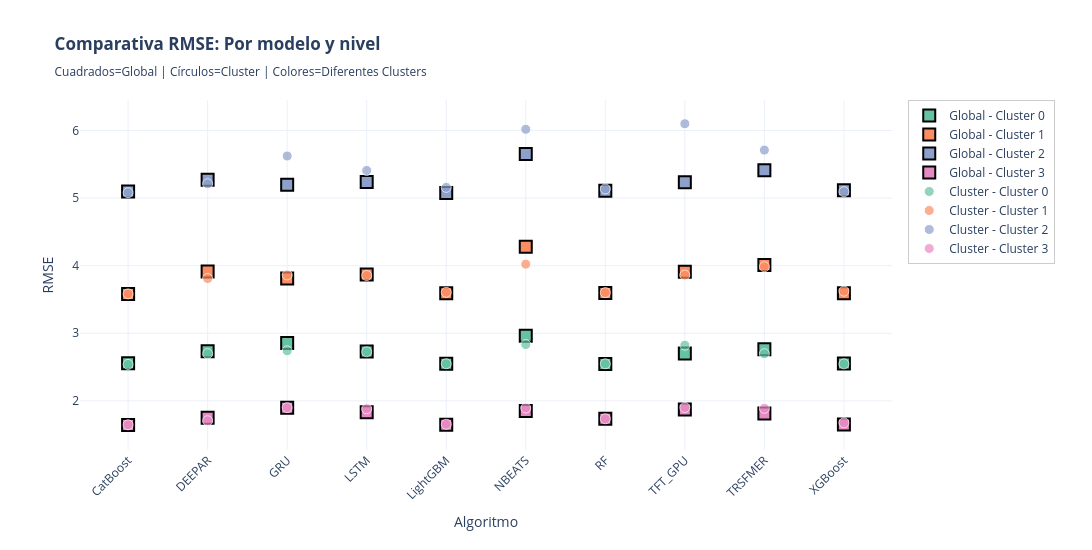

This figure's notebook cell:
### Code cell
# ============================================================================
# GRÁFICO SCATTER: MÉTRICA vs ALGORITMOS - GLOBAL vs CLUSTER (por cluster)
# ============================================================================

print("\n" + "="*100)
print("📊 GRÁFICO SCATTER: MÉTRICA vs ALGORITMOS - GLOBAL vs CLUSTER (NIVEL CLUSTER)")
print("="*100)

import plotly.graph_objects as go
import plotly.express as px

# PARÁMETRO: Métrica a visualizar
METRICA_COMPARACION_NIVEL = 'RMSE'

# 1. Obtener datos GLOBAL (NDetalle == 'Global', Cluster NOT NULL, Producto IS NULL)
df_global_cluster_data = df_resultados_consolidados[
    (df_resultados_consolidados['NDetalle'] == 'Global') &
    (df_resultados_consolidados['Cluster'].notna()) &
    (df_resultados_consolidados['Producto'].isna())
].copy()

# Filtrar algoritmos a excluir
df_global_cluster_data = df_global_cluster_data[~df_global_cluster_data['Algoritmo'].isin(['NAIVE', 'MEDIA7'])].copy()

# 2. Obtener datos CLUSTER (NDetalle == 'Cluster', Cluster NOT NULL, Producto IS NULL)
df_cluster_cluster_data = df_resultados_consolidados[
    (df_resultados_consolidados['NDetalle'] == 'Cluster') &
    (df_resultados_consolidados['Cluster'].notna()) &
    (df_resultados_consolidados['Producto'].isna())
].copy()

# Filtrar algoritmos a excluir
df_cluster_cluster_data = df_cluster_cluster_data[~df_cluster_cluster_data['Algoritmo'].isin(['NAIVE', 'MEDIA7'])].copy()

if df_global_cluster_data.empty and df_cluster_cluster_data.empty:
    print("⚠️ No hay datos disponibles para la comparación")
else:
    # Crear figura
    fig_global_vs_cluster = go.Figure()
    
    # Colores para los clusters
    colores_clusters = px.colors.qualitative.Set2
    
    # Obtener clusters únicos
    clusters_unicos = sorted(pd.concat([
        df_global_cluster_data['Cluster'],
        df_cluster_cluster_data['Cluster']
    ]).unique())
    
    # Mapeo de colores para cada cluster
    color_map_global_cluster = {cluster: colores_clusters[idx % len(colores_clusters)] 
                                for idx, cluster in enumerate(clusters_unicos)}
    
    # Obtener algoritmos únicos
    algoritmos = sorted(pd.concat([
        df_global_cluster_data['Algoritmo'],
        df_cluster_cluster_data['Algoritmo']
    ]).unique())
    
    # ==================== AGREGAR PUNTOS GLOBAL (cuadrados) ====================
    if not df_global_cluster_data.empty:
        for cluster in clusters_unicos:
            df_global_filtered = df_global_cluster_data[df_global_cluster_data['Cluster'] == cluster]
            
            if not df_global_filtered.empty:
                fig_global_vs_cluster.add_trace(
                    go.Scatter(
                        x=df_global_filtered['Algoritmo'],
                        y=df_global_filtered[METRICA_COMPARACION_NIVEL],
                        mode='markers',
                        name=f'Global - Cluster {int(cluster)}',
                        marker=dict(
                            size=12,
                            color=color_map_global_cluster[cluster],
                            symbol='square',
                            opacity=1,
                            line=dict(color='black', width=2)
                        ),
                        hovertemplate=f'<b>Global</b><br>Cluster {int(cluster)}<br>%{{x}}<br>{METRICA_COMPARACION_NIVEL}: %{{y:.4f}}<extra></extra>'
                    )
                )
    
    # ==================== AGREGAR PUNTOS CLUSTER (círculos) ====================
    if not df_cluster_cluster_data.empty:
        for cluster in clusters_unicos:
            df_cluster_filtered = df_cluster_cluster_data[df_cluster_cluster_data['Cluster'] == cluster]
            
            if not df_cluster_filtered.empty:
                fig_global_vs_cluster.add_trace(
                    go.Scatter(
                        x=df_cluster_filtered['Algoritmo'],
                        y=df_cluster_filtered[METRICA_COMPARACION_NIVEL],
                        mode='markers',
                        name=f'Cluster - Cluster {int(cluster)}',
                        marker=dict(
                            size=10,
                            color=color_map_global_cluster[cluster],
                            symbol='circle',
                            opacity=0.7,
                            line=dict(color='white', width=1)
                        ),
                        hovertemplate=f'<b>Cluster</b><br>Cluster {int(cluster)}<br>%{{x}}<br>{METRICA_COMPARACION_NIVEL}: %{{y:.4f}}<extra></extra>'
                    )
                )
    
    # Configurar layout
    fig_global_vs_cluster.update_layout(
        title=f'<b>Comparativa {METRICA_COMPARACION_NIVEL}: Por modelo y nivel</b><br><sub>Cuadrados=Global | Círculos=Cluster | Colores=Diferentes Clusters</sub>',
        xaxis_title='Algoritmo',
        yaxis_title=f'{METRICA_COMPARACION_NIVEL}',
        height=550,
        width=1100,
        template='plotly_white',
        hovermode='closest',
        legend=dict(
            orientation='v',
            yanchor='top',
            y=1,
            xanchor='left',
            x=1.02,
            bgcolor='rgba(255, 255, 255, 0.8)',
            bordercolor='rgba(0, 0, 0, 0.2)',
            borderwidth=1
        ),
        xaxis=dict(
            tickangle=-45,
            categoryorder='array',
            categoryarray=list(algoritmos)
        ),
        margin=dict(b=100, r=200)
    )
    
    fig_global_vs_cluster.show()
    
    print(f"\n✅ Gráfico generado:")
    print(f"   - Métrica: {METRICA_COMPARACION_NIVEL}")
    print(f"   - Algoritmos: {len(algoritmos)}")
    print(f"   - Clusters: {len(clusters_unicos)}")
    print(f"   - Puntos Global (cuadrados): {len(df_global_cluster_data)}")
    print(f"   - Puntos Cluster (círculos): {len(df_cluster_cluster_data)}")
    print(f"   - Total de puntos: {len(df_global_cluster_data) + len(df_cluster_cluster_data)}")

### Figure 1 — Plotly figure (JSON) as saved in the notebook; plotly's stock layout.template omitted (floating-point values rounded to 4 significant figures)
{"data": [{"hovertemplate": "<b>Global</b><br>Cluster 0<br>%{x}<br>RMSE: %{y:.4f}<extra></extra>", "marker": {"color": "rgb(102,194,165)", "line": {"color": "black", "width": 2}, "opacity": 1, "size": 12, "symbol": "square"}, "mode": "markers", "name": "Global - Cluster 0", "type": "scatter", "x": ["XGBoost", "LightGBM", "GRU", "NBEATS", "TRSFMER", "CatBoost", "LSTM", "TFT_GPU", "DEEPAR", "RF"], "y": [2.553, 2.549, 2.857, 2.963, 2.765, 2.557, 2.732, 2.699, 2.734, 2.546]}, {"hovertemplate": "<b>Global</b><br>Cluster 1<br>%{x}<br>RMSE: %{y:.4f}<extra></extra>", "marker": {"color": "rgb(252,141,98)", "line": {"color": "black", "width": 2}, "opacity": 1, "size": 12, "symbol": "square"}, "mode": "markers", "name": "Global - Cluster 1", "type": "scatter", "x": ["XGBoost", "LightGBM", "GRU", "NBEATS", "TRSFMER", "CatBoost", "LSTM", "TFT_GPU", "DEEPAR", "RF"], "y": [3.593, 3.592, 3.809, 4.28, 4.008, 3.579, 3.87, 3.909, 3.912, 3.596]}, {"hovertemplate": "<b>Global</b><br>Cluster 2<br>%{x}<br>RMSE: %{y:.4f}<extra></extra>", "marker": {"color": "rgb(141,160,203)", "line": {"color": "black", "width": 2}, "opacity": 1, "size": 12, "symbol": "square"}, "mode": "markers", "name": "Global - Cluster 2", "type": "scatter", "x": ["XGBoost", "LightGBM", "GRU", "NBEATS", "TRSFMER", "CatBoost", "LSTM", "TFT_GPU", "DEEPAR", "RF"], "y": [5.115, 5.076, 5.197, 5.65, 5.41, 5.098, 5.236, 5.234, 5.272, 5.109]}, {"hovertemplate": "<b>Global</b><br>Cluster 3<br>%{x}<br>RMSE: %{y:.4f}<extra></extra>", "marker": {"color": "rgb(231,138,195)", "line": {"color": "black", "width": 2}, "opacity": 1, "size": 12, "symbol": "square"}, "mode": "markers", "name": "Global - Cluster 3", "type": "scatter", "x": ["XGBoost", "LightGBM", "GRU", "NBEATS", "TRSFMER", "CatBoost", "LSTM", "TFT_GPU", "DEEPAR", "RF"], "y": [1.65, 1.648, 1.897, 1.849, 1.815, 1.644, 1.831, 1.873, 1.75, 1.736]}, {"hovertemplate": "<b>Cluster</b><br>Cluster 0<br>%{x}<br>RMSE: %{y:.4f}<extra></extra>", "marker": {"color": "rgb(102,194,165)", "line": {"color": "white", "width": 1}, "opacity": 0.7, "size": 10, "symbol": "circle"}, "mode": "markers", "name": "Cluster - Cluster 0", "type": "scatter", "x": ["XGBoost", "LightGBM", "GRU", "NBEATS", "TRSFMER", "CatBoost", "LSTM", "TFT_GPU", "DEEPAR", "RF"], "y": [2.548, 2.549, 2.741, 2.833, 2.698, 2.54, 2.726, 2.824, 2.699, 2.549]}, {"hovertemplate": "<b>Cluster</b><br>Cluster 1<br>%{x}<br>RMSE: %{y:.4f}<extra></extra>", "marker": {"color": "rgb(252,141,98)", "line": {"color": "white", "width": 1}, "opacity": 0.7, "size": 10, "symbol": "circle"}, "mode": "markers", "name": "Cluster - Cluster 1", "type": "scatter", "x": ["XGBoost", "LightGBM", "GRU", "NBEATS", "TRSFMER", "CatBoost", "LSTM", "TFT_GPU", "DEEPAR", "RF"], "y": [3.623, 3.606, 3.862, 4.022, 3.984, 3.583, 3.855, 3.861, 3.81, 3.602]}, {"hovertemplate": "<b>Cluster</b><br>Cluster 2<br>%{x}<br>RMSE: %{y:.4f}<extra></extra>", "marker": {"color": "rgb(141,160,203)", "line": {"color": "white", "width": 1}, "opacity": 0.7, "size": 10, "symbol": "circle"}, "mode": "markers", "name": "Cluster - Cluster 2", "type": "scatter", "x": ["XGBoost", "LightGBM", "GRU", "NBEATS", "TRSFMER", "CatBoost", "LSTM", "TFT_GPU", "DEEPAR", "RF"], "y": [5.095, 5.158, 5.621, 6.017, 5.709, 5.08, 5.408, 6.099, 5.211, 5.135]}, {"hovertemplate": "<b>Cluster</b><br>Cluster 3<br>%{x}<br>RMSE: %{y:.4f}<extra></extra>", "marker": {"color": "rgb(231,138,195)", "line": {"color": "white", "width": 1}, "opacity": 0.7, "size": 10, "symbol": "circle"}, "mode": "markers", "name": "Cluster - Cluster 3", "type": "scatter", "x": ["XGBoost", "LightGBM", "GRU", "NBEATS", "TRSFMER", "CatBoost", "LSTM", "TFT_GPU", "DEEPAR", "RF"], "y": [1.676, 1.655, 1.9, 1.895, 1.891, 1.647, 1.883, 1.903, 1.706, 1.735]}], "layout": {"height": 550, "hovermode": "closest", "legend": {"bgcolor": "rgba(255, 255, 255, 0.8)", "bordercolor": "rgba(0, 0, 0, 0.2)", "borderwidth": 1, "orientation": "v", "x": 1.02, "xanchor": "left", "y": 1, "yanchor": "top"}, "margin": {"b": 100, "r": 200}, "title": {"text": "<b>Comparativa RMSE: Por modelo y nivel</b><br><sub>Cuadrados=Global | Círculos=Cluster | Colores=Diferentes Clusters</sub>"}, "width": 1100, "xaxis": {"categoryarray": ["CatBoost", "DEEPAR", "GRU", "LSTM", "LightGBM", "NBEATS", "RF", "TFT_GPU", "TRSFMER", "XGBoost"], "categoryorder": "array", "tickangle": -45, "title": {"text": "Algoritmo"}}, "yaxis": {"title": {"text": "RMSE"}}}}
